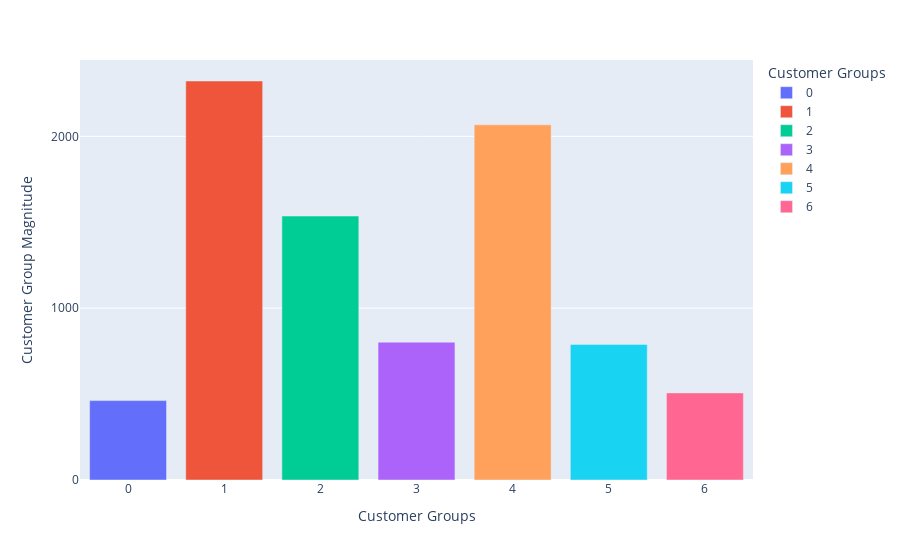

Source (notebook cell):
### Code cell
fig = px.bar(cardinality_df, x="Customer Groups", 
             y="Customer Group Magnitude",
             color = "Customer Groups",
             category_orders = {"Customer Groups": ["0", "1", "2", "3","4"
                                                    ,"5","6"]})

fig.update_layout(xaxis = dict(
        tickmode = 'linear',
        tick0 = 1,
        dtick = 1),
                 yaxis = dict(
        tickmode = 'linear',
        tick0 = 1000,
        dtick = 1000))

fig.show()

### Figure 1 — Plotly figure (JSON) as saved in the notebook; plotly's stock layout.template omitted (floating-point values rounded to 4 significant figures)
{"data": [{"alignmentgroup": "True", "hovertemplate": "Customer Groups=%{x}<br>Customer Group Magnitude=%{y}<extra></extra>", "legendgroup": "0", "marker": {"color": "#636efa"}, "name": "0", "offsetgroup": "0", "orientation": "v", "showlegend": true, "textposition": "auto", "type": "bar", "x": ["0"], "xaxis": "x", "y": [462], "yaxis": "y"}, {"alignmentgroup": "True", "hovertemplate": "Customer Groups=%{x}<br>Customer Group Magnitude=%{y}<extra></extra>", "legendgroup": "1", "marker": {"color": "#EF553B"}, "name": "1", "offsetgroup": "1", "orientation": "v", "showlegend": true, "textposition": "auto", "type": "bar", "x": ["1"], "xaxis": "x", "y": [2322], "yaxis": "y"}, {"alignmentgroup": "True", "hovertemplate": "Customer Groups=%{x}<br>Customer Group Magnitude=%{y}<extra></extra>", "legendgroup": "2", "marker": {"color": "#00cc96"}, "name": "2", "offsetgroup": "2", "orientation": "v", "showlegend": true, "textposition": "auto", "type": "bar", "x": ["2"], "xaxis": "x", "y": [1536], "yaxis": "y"}, {"alignmentgroup": "True", "hovertemplate": "Customer Groups=%{x}<br>Customer Group Magnitude=%{y}<extra></extra>", "legendgroup": "3", "marker": {"color": "#ab63fa"}, "name": "3", "offsetgroup": "3", "orientation": "v", "showlegend": true, "textposition": "auto", "type": "bar", "x": ["3"], "xaxis": "x", "y": [802], "yaxis": "y"}, {"alignmentgroup": "True", "hovertemplate": "Customer Groups=%{x}<br>Customer Group Magnitude=%{y}<extra></extra>", "legendgroup": "4", "marker": {"color": "#FFA15A"}, "name": "4", "offsetgroup": "4", "orientation": "v", "showlegend": true, "textposition": "auto", "type": "bar", "x": ["4"], "xaxis": "x", "y": [2067], "yaxis": "y"}, {"alignmentgroup": "True", "hovertemplate": "Customer Groups=%{x}<br>Customer Group Magnitude=%{y}<extra></extra>", "legendgroup": "5", "marker": {"color": "#19d3f3"}, "name": "5", "offsetgroup": "5", "orientation": "v", "showlegend": true, "textposition": "auto", "type": "bar", "x": ["5"], "xaxis": "x", "y": [789], "yaxis": "y"}, {"alignmentgroup": "True", "hovertemplate": "Customer Groups=%{x}<br>Customer Group Magnitude=%{y}<extra></extra>", "legendgroup": "6", "marker": {"color": "#FF6692"}, "name": "6", "offsetgroup": "6", "orientation": "v", "showlegend": true, "textposition": "auto", "type": "bar", "x": ["6"], "xaxis": "x", "y": [507], "yaxis": "y"}], "layout": {"barmode": "relative", "legend": {"title": {"text": "Customer Groups"}, "tracegroupgap": 0}, "margin": {"t": 60}, "xaxis": {"anchor": "y", "categoryarray": ["0", "1", "2", "3", "4", "5", "6"], "categoryorder": "array", "domain": [0, 1], "dtick": 1, "tick0": 1, "tickmode": "linear", "title": {"text": "Customer Groups"}}, "yaxis": {"anchor": "x", "domain": [0, 1], "dtick": 1000, "tick0": 1000, "tickmode": "linear", "title": {"text": "Customer Group Magnitude"}}}}
